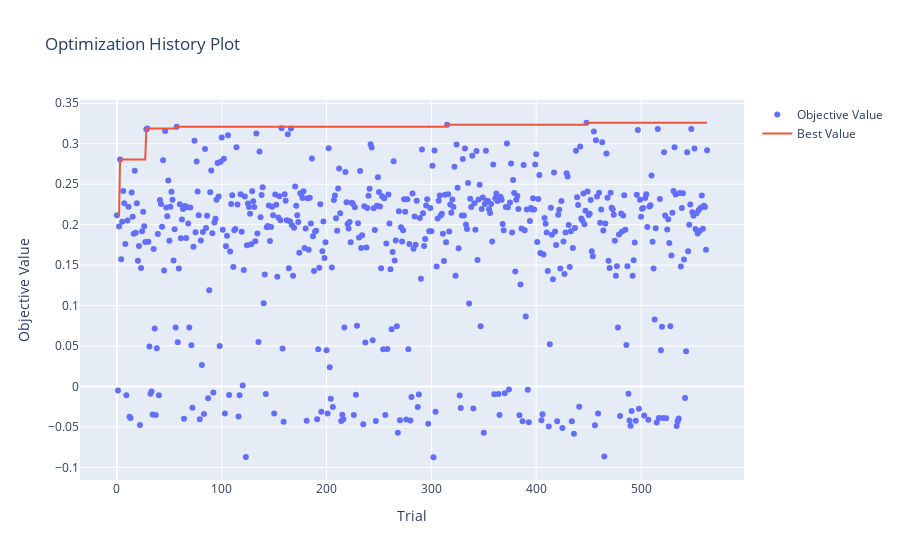

This figure's notebook cell:
### Markdown cell above
### Visualizar Resultados

### Code cell
# Mostrar Chart com Trials do Optuna
fig = optuna.visualization.plot_optimization_history(study_ag)
fig.show()

### Figure 1 — Plotly figure (JSON) as saved in the notebook; plotly's stock layout.template omitted (floating-point values rounded to 4 significant figures; data arrays with more than 128 entries replaced by an {"elided": "..."} marker saying what was removed)
{"data": [{"mode": "markers", "name": "Objective Value", "type": "scatter", "x": {"elided": "564 int values"}, "y": {"elided": "564 float values"}}, {"mode": "lines", "name": "Best Value", "type": "scatter", "x": {"elided": "564 int values"}, "y": {"elided": "564 float values"}}, {"marker": {"color": "#cccccc"}, "mode": "markers", "name": "Infeasible Trial", "showlegend": false, "type": "scatter", "x": [], "y": []}], "layout": {"title": {"text": "Optimization History Plot"}, "xaxis": {"title": {"text": "Trial"}}, "yaxis": {"title": {"text": "Objective Value"}}}}
